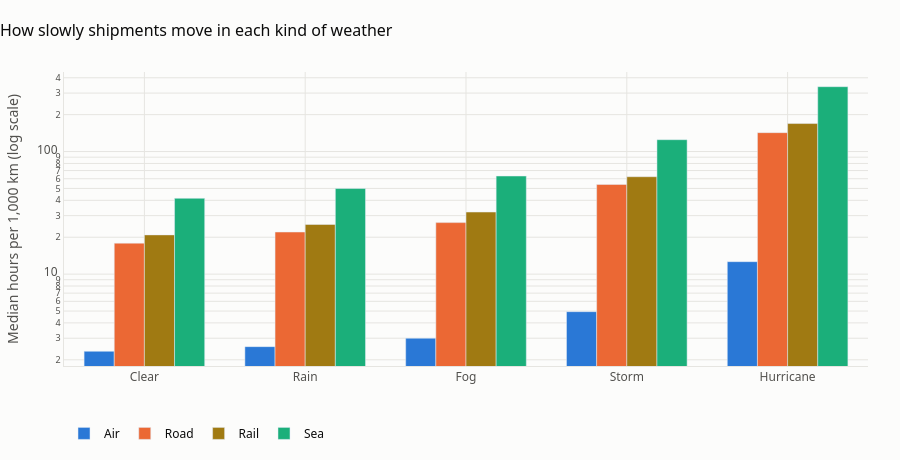

Notebook code for this chart:
### Markdown cell above
**Result: fail.** About a quarter of road and rail shipments cross an ocean. The transport mode was assigned without looking at the ports.

This check only counts the clearest case. Other pairs, such as Singapore to Hamburg by road, are also doubtful, but they are not strictly impossible, so we leave them alone.

### Check D: does the lead time behave like a travel time?

Two things should be true. Longer routes should take longer. And bad weather should slow a shipment down, whatever the mode.

To compare shipments of different lengths fairly, we use **pace**: hours taken per 1,000 km.

### Code cell
checks["pace_h_per_1000km"] = checks["Lead_Time_Days"] * 24 / (checks["Distance_km"] / 1000)
WEATHER_ORDER = ["Clear", "Rain", "Fog", "Storm", "Hurricane"]

pace = checks.pivot_table(index="Weather_Condition", columns="Transport_Mode",
                          values="pace_h_per_1000km", aggfunc="median").loc[WEATHER_ORDER]

fig = go.Figure()
for mode, color in MODE_COLORS.items():
    fig.add_trace(go.Bar(x=pace.index, y=pace[mode], name=mode, marker_color=color,
                         hovertemplate=mode + "<br>%{x}<br>%{y:.1f} hours per 1,000 km<extra></extra>"))
fig.update_yaxes(type="log", title_text="Median hours per 1,000 km (log scale)")
style(fig, "How slowly shipments move in each kind of weather", height=460)
fig.update_layout(barmode="group", bargap=0.25,
                  legend=dict(orientation="h", y=-0.18, x=0, font=dict(color=INK)), margin=dict(b=90))
fig.show()

at_floor = checks["Lead_Time_Days"] <= 0.5
print(f"Link between distance and lead time (correlation): {checks['Distance_km'].corr(checks['Lead_Time_Days']):.2f}")
print(f"Shipments on the 0.5-day floor : {at_floor.sum():,} ({at_floor.mean():.0%}), of which by air: {(at_floor & (checks['Transport_Mode'] == 'Air')).sum():,}")
print(f"Longest lead time              : {checks['Lead_Time_Days'].max():.0f} days")
print()
print("Pace in each weather, as a multiple of the same mode in clear weather:")
(pace / pace.loc["Clear"]).round(1)

### Figure 1 — Plotly figure (JSON) as saved in the notebook; plotly's stock layout.template omitted (floating-point values rounded to 4 significant figures)
{"data": [{"hovertemplate": "Air<br>%{x}<br>%{y:.1f} hours per 1,000 km<extra></extra>", "marker": {"color": "#2a78d6"}, "name": "Air", "type": "bar", "x": ["Clear", "Rain", "Fog", "Storm", "Hurricane"], "y": [2.347, 2.562, 3.0, 4.941, 12.64]}, {"hovertemplate": "Road<br>%{x}<br>%{y:.1f} hours per 1,000 km<extra></extra>", "marker": {"color": "#eb6834"}, "name": "Road", "type": "bar", "x": ["Clear", "Rain", "Fog", "Storm", "Hurricane"], "y": [17.9, 22.06, 26.32, 53.89, 142.7]}, {"hovertemplate": "Rail<br>%{x}<br>%{y:.1f} hours per 1,000 km<extra></extra>", "marker": {"color": "#a07a12"}, "name": "Rail", "type": "bar", "x": ["Clear", "Rain", "Fog", "Storm", "Hurricane"], "y": [20.9, 25.4, 32.11, 62.33, 169.3]}, {"hovertemplate": "Sea<br>%{x}<br>%{y:.1f} hours per 1,000 km<extra></extra>", "marker": {"color": "#1baf7a"}, "name": "Sea", "type": "bar", "x": ["Clear", "Rain", "Fog", "Storm", "Hurricane"], "y": [41.53, 49.95, 63.17, 125.0, 338.2]}], "layout": {"bargap": 0.25, "barmode": "group", "font": {"color": "#52514e", "family": "Segoe UI, Arial, sans-serif", "size": 12}, "height": 460, "hoverlabel": {"bgcolor": "white", "font": {"color": "#0b0b0b"}}, "legend": {"font": {"color": "#0b0b0b"}, "orientation": "h", "x": 0, "y": -0.18}, "margin": {"b": 90, "l": 64, "r": 32, "t": 72}, "paper_bgcolor": "#fcfcfb", "plot_bgcolor": "#fcfcfb", "title": {"font": {"color": "#0b0b0b", "size": 16}, "text": "How slowly shipments move in each kind of weather", "x": 0, "xanchor": "left"}, "xaxis": {"gridcolor": "#e6e5e1", "linecolor": "#e6e5e1", "zeroline": false}, "yaxis": {"gridcolor": "#e6e5e1", "linecolor": "#e6e5e1", "title": {"text": "Median hours per 1,000 km (log scale)"}, "type": "log", "zeroline": false}}}
